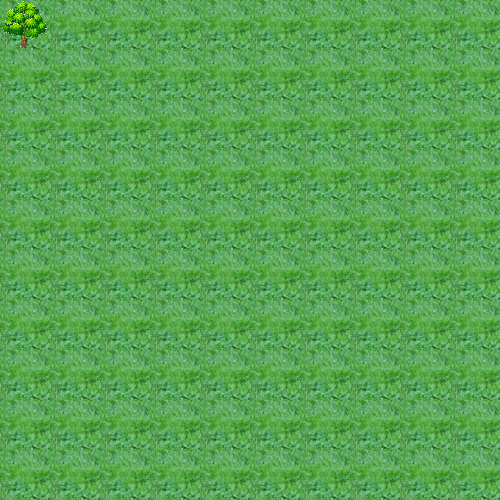

This is a level from a 2D game, rendered from its Tiled map with the project's own tilesets. A one-line summary and the map file follow, with tile-layer data summarised:
An orthogonal 10x10 tile map with 50x50 px tiles, 2 tile layers (cut_grass, tree), 4 tilesets and 100 objects.

<map version="1.0" orientation="orthogonal" renderorder="right-down" width="10" height="10" tilewidth="50" tileheight="50" nextobjectid="113">
 <tileset firstgid="1" name="mowed grass" tilewidth="50" tileheight="50">
  <image source="../Content/mowed grass.png" width="128" height="128" />
 </tileset>
 <tileset firstgid="5" name="oak-tree-50x50-transparent" tilewidth="50" tileheight="50">
  <image source="../Content/oak-tree-50x50-transparent.gif" width="50" height="50" />
 </tileset>
 <tileset firstgid="6" name="grass" tilewidth="50" tileheight="50">
  <image source="../Content/grass.png" width="50" height="50" />
 </tileset>
 <tileset firstgid="7" name="gravel" tilewidth="50" tileheight="50">
  <image source="../Content/gravel.png" width="50" height="50" />
 </tileset>
 <layer name="cut_grass" width="10" height="10">
  <data>[100 cells, 100 non-empty, 1 distinct tile ids]</data>
 </layer>
 <layer name="tree" width="10" height="10">
  <data>[100 cells, 1 non-empty, 1 distinct tile ids]</data>
 </layer>
 <objectgroup name="tree_collisions">
  <object id="112" gid="5" x="0" y="50" />
 </objectgroup>
 <objectgroup name="gravel_collisions">
  <object id="13" gid="7" x="150" y="200" />
 </objectgroup>
 <objectgroup name="uncut_grass">
  <object id="14" gid="6" x="50" y="50" />
  <object id="15" gid="6" x="100" y="50" />
  <object id="16" gid="6" x="150" y="50" />
  <object id="17" gid="6" x="200" y="50" />
  <object id="18" gid="6" x="250" y="50" />
  <object id="19" gid="6" x="300" y="50" />
  <object id="20" gid="6" x="400" y="50" />
  <object id="21" gid="6" x="350" y="50" />
  <object id="22" gid="6" x="450" y="50" />
  <object id="23" gid="6" x="450" y="100" />
  <object id="24" gid="6" x="400" y="100" />
  <object id="25" gid="6" x="350" y="100" />
  <object id="26" gid="6" x="300" y="100" />
  <object id="27" gid="6" x="250" y="100" />
  <object id="28" gid="6" x="200" y="100" />
  <object id="29" gid="6" x="150" y="100" />
  <object id="30" gid="6" x="100" y="100" />
  <object id="31" gid="6" x="50" y="100" />
  <object id="32" gid="6" x="0" y="100" />
  <object id="33" gid="6" x="0" y="150" />
  <object id="34" gid="6" x="100" y="150" />
  <object id="35" gid="6" x="50" y="150" />
  <object id="36" gid="6" x="150" y="150" />
  <object id="37" gid="6" x="200" y="150" />
  <object id="38" gid="6" x="250" y="150" />
  <object id="39" gid="6" x="300" y="150" />
  <object id="40" gid="6" x="350" y="150" />
  <object id="41" gid="6" x="400" y="150" />
  <object id="42" gid="6" x="450" y="150" />
  <object id="43" gid="6" x="450" y="200" />
  <object id="44" gid="6" x="400" y="200" />
  <object id="45" gid="6" x="350" y="200" />
  <object id="46" gid="6" x="300" y="200" />
  <object id="47" gid="6" x="250" y="200" />
  <object id="48" gid="6" x="200" y="200" />
  <object id="49" gid="6" x="100" y="200" />
  <object id="50" gid="6" x="50" y="200" />
  <object id="51" gid="6" x="0" y="200" />
  <object id="52" gid="6" x="0" y="250" />
  <object id="53" gid="6" x="50" y="250" />
  <object id="54" gid="6" x="100" y="250" />
  <object id="55" gid="6" x="150" y="250" />
  <object id="56" gid="6" x="200" y="250" />
  <object id="57" gid="6" x="250" y="250" />
  <object id="58" gid="6" x="300" y="250" />
  <object id="59" gid="6" x="350" y="250" />
  <object id="60" gid="6" x="400" y="250" />
  <object id="61" gid="6" x="450" y="250" />
  <object id="62" gid="6" x="450" y="300" />
  <object id="63" gid="6" x="400" y="300" />
  <object id="64" gid="6" x="350" y="300" />
  <object id="65" gid="6" x="300" y="300" />
  <object id="66" gid="6" x="250" y="300" />
  <object id="67" gid="6" x="200" y="300" />
  <object id="68" gid="6" x="150" y="300" />
  <object id="69" gid="6" x="100" y="300" />
  <object id="70" gid="6" x="50" y="300" />
  <object id="71" gid="6" x="0" y="300" />
  <object id="72" gid="6" x="0" y="350" />
  <object id="73" gid="6" x="50" y="350" />
  <object id="74" gid="6" x="100" y="350" />
  <object id="75" gid="6" x="150" y="350" />
  <object id="76" gid="6" x="200" y="350" />
  <object id="77" gid="6" x="250" y="350" />
  <object id="78" gid="6" x="300" y="350" />
  <object id="79" gid="6" x="350" y="350" />
  <object id="80" gid="6" x="400" y="350" />
  <object id="81" gid="6" x="450" y="350" />
  <object id="82" gid="6" x="450" y="400" />
  <object id="83" gid="6" x="400" y="400" />
  <object id="84" gid="6" x="350" y="400" />
  <object id="85" gid="6" x="300" y="400" />
  <object id="86" gid="6" x="200" y="400" />
  <object id="87" gid="6" x="250" y="400" />
  <object id="88" gid="6" x="150" y="400" />
  <object id="89" gid="6" x="50" y="400" />
  <object id="90" gid="6" x="100" y="400" />
  <object id="91" gid="6" x="0" y="400" />
  <object id="92" gid="6" x="0" y="450" />
  <object id="93" gid="6" x="50" y="450" />
  <object id="94" gid="6" x="100" y="450" />
  <object id="95" gid="6" x="150" y="450" />
  <object id="96" gid="6" x="200" y="450" />
  <object id="97" gid="6" x="250" y="450" />
  <object id="98" gid="6" x="300" y="450" />
  <object id="99" gid="6" x="350" y="450" />
  <object id="100" gid="6" x="400" y="450" />
  <object id="101" gid="6" x="450" y="450" />
  <object id="102" gid="6" x="0" y="500" />
  <object id="103" gid="6" x="50" y="500" />
  <object id="104" gid="6" x="100" y="500" />
  <object id="105" gid="6" x="150" y="500" />
  <object id="106" gid="6" x="200" y="500" />
  <object id="107" gid="6" x="250" y="500" />
  <object id="108" gid="6" x="300" y="500" />
  <object id="109" gid="6" x="350" y="500" />
  <object id="110" gid="6" x="400" y="500" />
  <object id="111" gid="6" x="450" y="500" />
 </objectgroup>
</map>